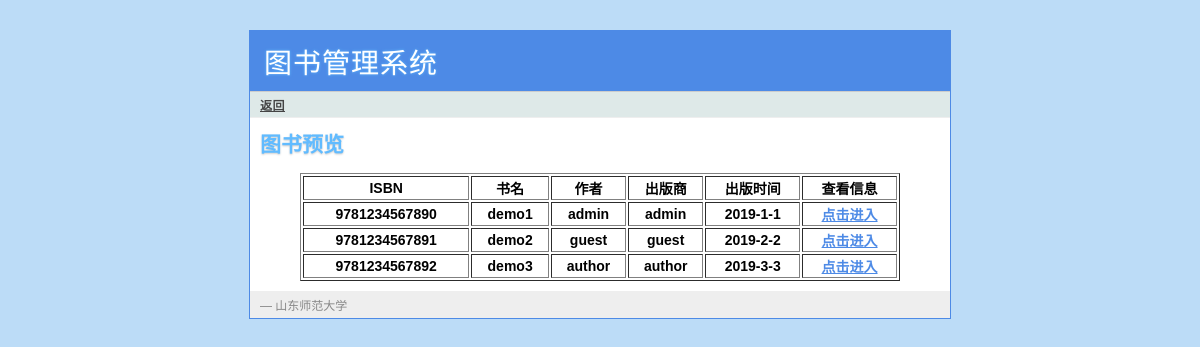
The app's page /reader/books (signed in), older data.
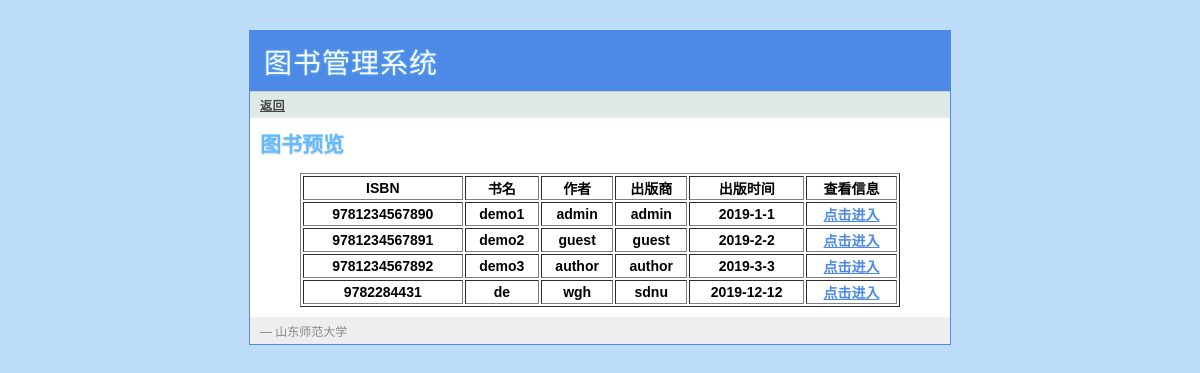
The same page, newer data.
### tables this page shows
CREATE TABLE books(
       book_id text primary key,
       book_name text not null,
       author text not null,
       publish_com text not null,
       publish_date text not null
);

### app.py (the view)
@app.route('/reader/books')
def reader_books():
    reader_judge()
    return render_template('reader_books.html',
                           books=query_db('''select * from books''', []))

### app.py (called while the page is built)
def get_db():
    top = _app_ctx_stack.top
    if not hasattr(top, 'sqlite_db'):
        top.sqlite_db = sqlite3.connect(app.config['DATABASE'])
        top.sqlite_db.row_factory = sqlite3.Row
    return top.sqlite_db

@app.teardown_appcontext
def close_database(exception):
    top = _app_ctx_stack.top
    if hasattr(top, 'sqlite_db'):
        top.sqlite_db.close()

def query_db(query, args=(), one=False):
    cur = get_db().execute(query, args)
    rv = cur.fetchall()
    return (rv[0] if rv else None) if one else rv

@app.before_request
def before_request():
    g.user = None
    if 'user_id' in session:
        g.user = session['user_id']

def reader_judge():
    if not session['user_id']:
        error = 'Invalid reader, please login'
        return render_template('reader_login.html', error=error)

### templates/reader_books.html (shortened to what this page needs)
{% extends 'layout.html' %}
{% block link%}
	<a href="{{ url_for('reader')}}"> 返回 </a>
{%  endblock%}
{% block body%}
	<h2> 图书预览 </h2>
	<table width="600" border="1", align="center">
	  <tr>
	    <th align="center"> ISBN </th>
	    <th align="center"> 书名 </th>
	    <th align="center"> 作者</th>
	    <th align="center"> 出版商 </th>
	    <th align="center"> 出版时间 </th>
	    <th align="center"> 查看信息 </th>
	  </tr>
	  {% for book in books%}
	  <tr>
	    <th align="center"> {{book.book_id}}</th>
	    <th align="center"> {{book.book_name}} </th>
	    <th align="center"> {{book.author}}</th>
	    <th align="center"> {{book.publish_com}} </th>
	    <th align="center"> {{book.publish_date}}</th>
	    <th align="center"> <a href="{{ url_for('reader_book', id=book.book_id)}}"> 点击进入 </a> </th>
	  </tr>
	  {% endfor %}
	</table>
{% endblock%}

### templates/layout.html (shortened to what this page needs)
<!doctype html>
<link rel=stylesheet type=text/css href="{{ url_for('static', filename='style.css') }}">
<div class=page>
  <h1>图书管理系统</h1>
  <div class=navigation>
    {% block link %}{% endblock %}
  </div>
  <div class=body>
    {% block body %}{% endblock %}
   </div>
  <div class=footer>
     &mdash; 山东师范大学
  </div>
</div>

### static/style.css (style rules this page uses)
a { color: #4d8ae6; }
div.page { background: white; border: 1px solid #4d8ae6; width: 700px; margin: 30px auto; }
div.page h1 { background: #4d8ae6; margin: 0; padding: 10px 14px; color: white; letter-spacing: 1px; text-shadow: 0 0 3px #61bbff; font-weight: normal; }
div.page div.navigation { background: #DEE9E8; padding: 4px 10px; border-top: 1px solid #ccc; border-bottom: 1px solid #eee; color: #888; font-size: 12px; letter-spacing: 0.5px; }
div.page div.navigation a { color: #444; font-weight: bold; }
div.page h2 { margin: 0 0 15px 0; color: #61bbff; text-shadow: 0 1px 2px #ccc; }
div.page div.body { padding: 10px; }
div.page div.footer { background: #eee; color: #888; padding: 5px 10px; font-size: 12px; }

Row changes from the older to the newer data that the page shows:
added books: book_id "9782284431", book_name "de", author "wgh", publish_com "sdnu", publish_date "2019-12-12"
